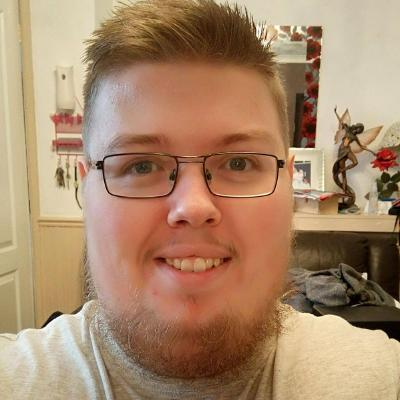
#> input picture media/profile_image.jpg, 400 x 400 px
$ python detect_faces_in_image.py
#> lines starting #> are read from the running program, lines starting #| are printed output that depends on the picture; after the words box and inside, x2 and y2 are one past the last pixel; in counts of white or black regions, pixels touching at a corner belong together
import cv2

# get user supplied values

imagePath = "media/profile_image.jpg"
cascPath = "cascades/haarcascade_frontalface_default.xml"

# create haar cascade

faceCascade = cv2.CascadeClassifier(cascPath)

# read image

image = cv2.imread(imagePath)
#> image is the input picture: shape (400, 400, 3); mean B, G, R 107, 136.5, 169.5
grey = cv2.cvtColor(image, cv2.COLOR_BGR2GRAY)
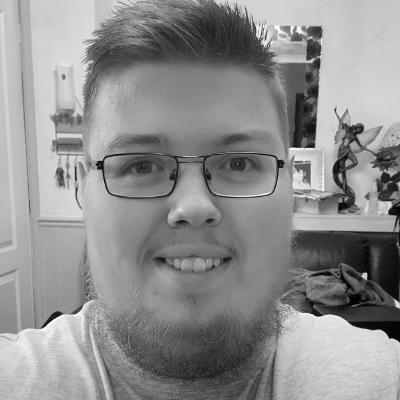
#> grey: shape (400, 400); min 1, max 255, mean 143

faces = faceCascade.detectMultiScale(
    grey,
    scaleFactor = 1.2,
    minNeighbors = 5,
    minSize = (30,30),
    flags = cv2.CASCADE_SCALE_IMAGE
)
#> faces = [[58, 60, 263, 263]]

print("Found %s faces!" % str(len(faces)))
#| Found 1 faces!

# draw rectangles around faces

for (x, y, w, h) in faces:
    cv2.rectangle(image, (x, y), (x+w, y+h), (0, 255, 0), 2)
#> this loop made 1 pass
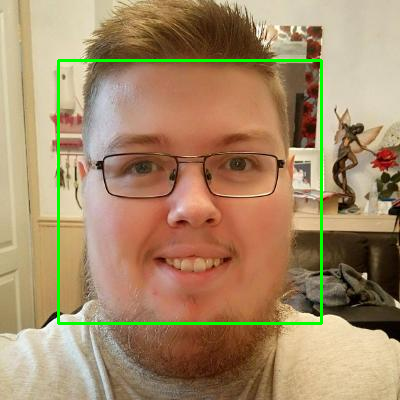
#> image: shape (400, 400, 3); 1.97% of pixels changed, all inside (x1, y1, x2, y2) = (57, 59, 323, 325)

# show faces

cv2.imshow("Faces found", image)
cv2.waitKey(0)

cv2.destroyAllWindows()
